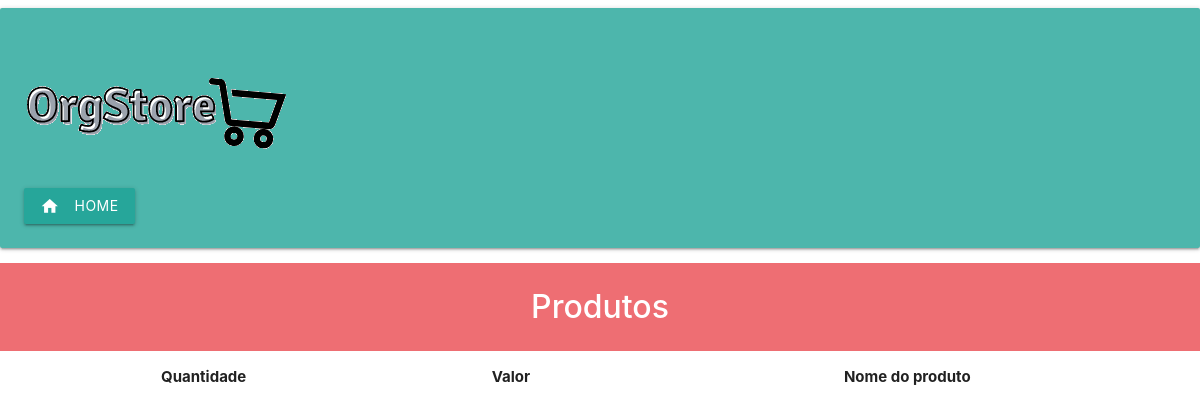
The page /meusprodutos.php?pdd=65 on the database as committed earlier.
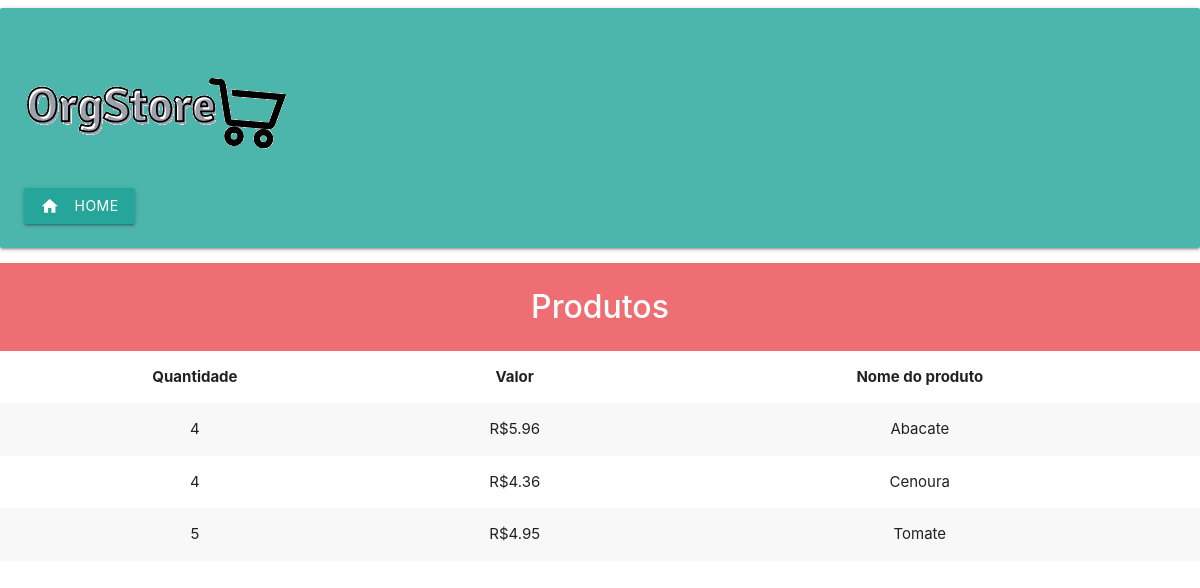
The same page on the database as committed later.
### tables this page shows
CREATE TABLE `produto_fz` (
  `id_produto` int(11) NOT NULL,
  `nome_produto` varchar(255) NOT NULL,
  `preco_produto` float NOT NULL,
  `qtd_produto` int(11) NOT NULL,
  `id_pedido` int(11) NOT NULL
);

### meusprodutos.php (the view, shortened to what this page needs)
<?php
require_once 'db_connect.php';
?>
<!DOCTYPE html>
<html lang="pt-br">
<head>
    <link rel="stylesheet" href="https://cdnjs.cloudflare.com/ajax/libs/materialize/1.0.0/css/materialize.min.css">
    <link type="text/css" rel="stylesheet" href="css/materialize.min.css"  media="screen,projection"/>
</head>
<body>
    <div class="card-panel teal lighten-2">
        <header>
            <h1>
                <img src="logo.png" alt="OrgStore">
            </h1>
            <a href="index.php" class="waves-effect waves-light btn"><i class="material-icons left">home</i>Home</a>
        </header>
    </div>
    <div class="barra">
        <strong>Produtos</strong>
    </div>
    <div>
        <?php
            $id_pdd = $_GET['pdd'];
            $consulta = "SELECT * FROM produto_fz WHERE id_pedido = '$id_pdd'";
            $resultado = mysqli_query($connect, $consulta);
        ?>
        <div>
            <table class="striped">
                <thead>
                    <tr>
                        <th style="text-align: center;">Quantidade</th>
                        <th style="text-align: center;">Valor</th>
                        <th style="text-align: center;">Nome do produto</th>
                    </tr>
                </thead>
                <tbody>
                    <?php
                        while($dados=mysqli_fetch_array($resultado)){
                    ?>
                    <tr>
                        <td style="text-align: center;"><?php echo $dados["qtd_produto"];?></td>
                        <td style="text-align: center;">R$<?php echo $dados["preco_produto"];?></td>
                        <td style="text-align: center;"><?php echo $dados["nome_produto"];?></td>
                    </tr>
                    <?php
                        }
                    ?>
                </tbody>
            </table>
        </div>
    </div>
</body>

Rows that differ between the two databases and show on the page:
added produto_fz: qtd_produto "4", preco_produto "5.96", nome_produto "Abacate"
added produto_fz: qtd_produto "4", preco_produto "4.36", nome_produto "Cenoura"
added produto_fz: qtd_produto "5", preco_produto "4.95", nome_produto "Tomate"
